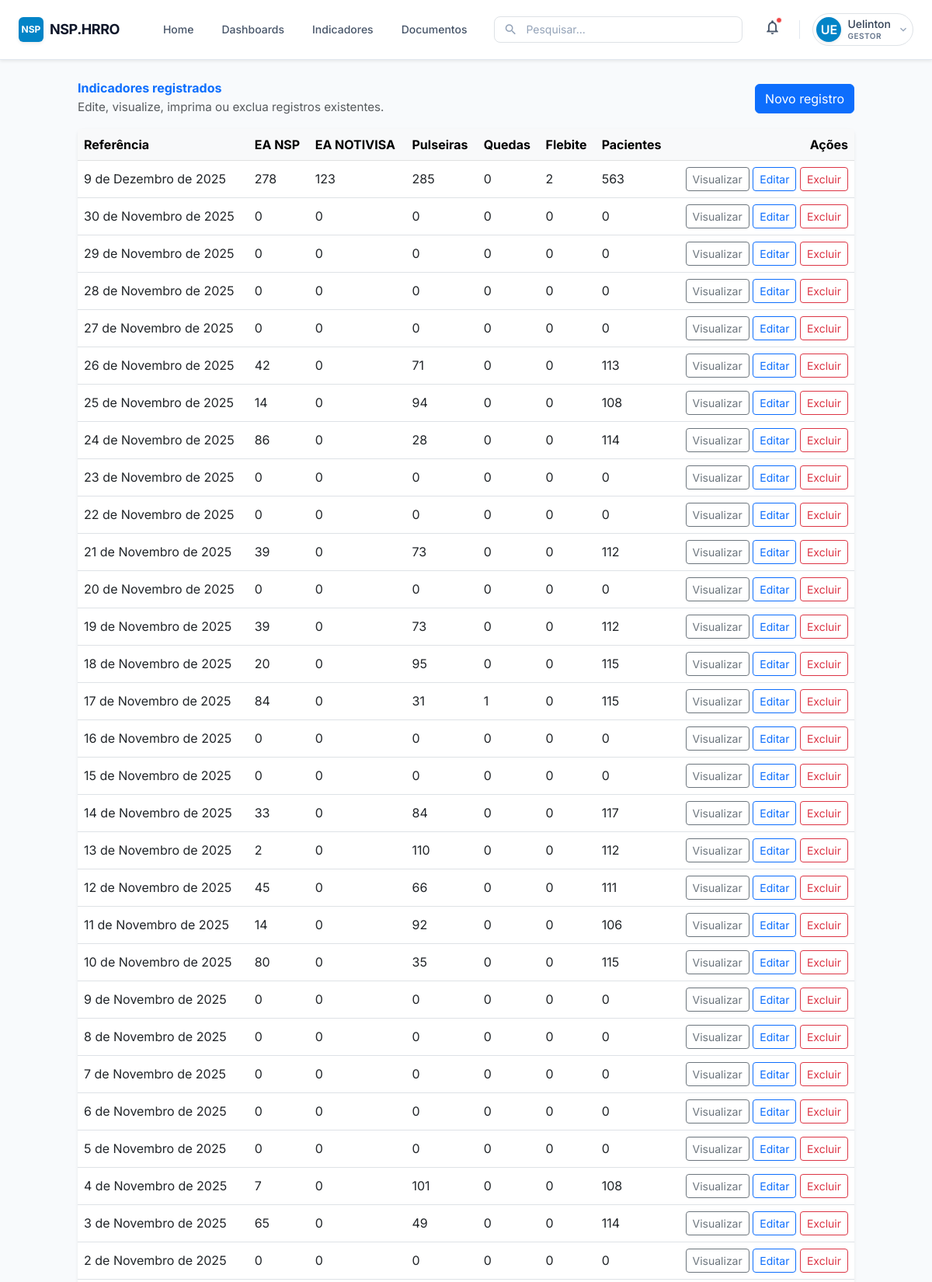
Screenshot of /indicadores/ (signed in, upper part) with the database file from the repository.
### core/models.py (models this page shows, shortened)
class MetricEntry(models.Model):
    referencia = models.DateField(default=timezone.now)
    total_ea_nsp = models.PositiveIntegerField()
    total_ea_notivisa = models.PositiveIntegerField()
    total_pulseiras = models.PositiveIntegerField()
    total_ea_queda = models.PositiveIntegerField()
    total_ea_flebite = models.PositiveIntegerField()
    taxa_conformidade = models.DecimalField(max_digits=5, decimal_places=2)
    total_pacientes = models.PositiveIntegerField()
    created_at = models.DateTimeField(auto_now_add=True)
    class Meta:
        ordering = ["-created_at"]

### core/views.py (the view)
# urls.py: path("indicadores/", indicadores, name="indicadores"),
@login_required
def indicadores(request):
    registros = MetricEntry.objects.order_by("-referencia", "-created_at")
    return render(request, "nsp/indicadores.html", {"registros": registros})

### templates/nsp/indicadores.html (shortened to what this page needs)
{% extends "nsp/base.html" %}
{% block content %}
<div class="container py-4">
  <div class="d-flex flex-column flex-md-row justify-content-between align-items-center mb-3">
    <div>
      <h3 class="mb-1 fw-bold text-primary">Indicadores registrados</h3>
      <p class="text-muted mb-0" style="font-size: 0.95rem;">Edite, visualize, imprima ou exclua registros existentes.</p>
    </div>
    <a href="{% url 'coleta' %}" class="btn btn-primary">Novo registro</a>
  </div>
  <div class="card border-0 shadow-sm">
    <div class="card-body p-0">
      <div class="table-responsive">
        <table class="table align-middle mb-0">
          <thead class="table-light">
            <tr>
              <th>Referência</th>
              <th>EA NSP</th>
              <th>EA NOTIVISA</th>
              <th>Pulseiras</th>
              <th>Quedas</th>
              <th>Flebite</th>
              <th>Pacientes</th>
              <th class="text-end">Ações</th>
            </tr>
          </thead>
          <tbody>
            {% for r in registros %}
            <tr>
              <td>{{ r.referencia }}</td>
              <td>{{ r.total_ea_nsp }}</td>
              <td>{{ r.total_ea_notivisa }}</td>
              <td>{{ r.total_pulseiras }}</td>
              <td>{{ r.total_ea_queda }}</td>
              <td>{{ r.total_ea_flebite }}</td>
              <td>{{ r.total_pacientes }}</td>
              <td class="text-end">
                <a href="{% url 'indicador_detail' r.id %}" class="btn btn-sm btn-outline-secondary">Visualizar</a>
                <a href="{% url 'coleta_edit' r.id %}" class="btn btn-sm btn-outline-primary">Editar</a>
                <form action="{% url 'indicador_excluir' r.id %}" method="post" class="d-inline" onsubmit="return confirm('Excluir este registro?');">
                  <button type="submit" class="btn btn-sm btn-outline-danger">Excluir</button>
                </form>
              </td>
            </tr>
            {% empty %}
            <tr>
              <td colspan="8" class="text-center text-muted py-4">Nenhum indicador cadastrado.</td>
            </tr>
            {% endfor %}
          </tbody>
        </table>
      </div>
    </div>
  </div>
</div>
{% endblock %}

### templates/nsp/base.html (shortened to what this page needs)
<!DOCTYPE html>
<html lang="pt-BR">
<head>
    <script src="https://cdn.tailwindcss.com"></script>
    <link href="https://cdn.jsdelivr.net/npm/bootstrap@5.3.0/dist/css/bootstrap.min.css" rel="stylesheet">
    <link href="https://cdn.jsdelivr.net/npm/bootstrap-icons@1.11.1/font/bootstrap-icons.css" rel="stylesheet">
</head>
<body class="bg-slate-50 text-slate-800">
    {% if request.path|default:"" != "/login/" %}
    <nav class="fixed top-0 left-0 w-full bg-white border-b border-slate-200 z-50 shadow-sm">
        <div class="mx-auto max-w-7xl px-4 py-3 flex items-center justify-between">
            <div class="flex items-center gap-3">
                <div class="flex items-center gap-2 cursor-pointer" onclick="window.location.href='{% url 'home' %}'">
                    <div class="w-8 h-8 bg-sky-600 rounded-md flex items-center justify-center text-white font-bold text-xs shadow-sm">
                        NSP
                    </div>
                    <span class="text-slate-900 font-bold tracking-tight text-lg">NSP.HRRO</span>
                </div>
                <div class="hidden md:flex items-center gap-1 ml-6">
                    <a href="{% url 'home' %}" class="px-3 py-2 text-sm font-medium text-slate-600 rounded-md hover:text-sky-700 hover:bg-slate-50 transition-colors">Home</a>
                    <a href="{% url 'dashboard' %}" class="px-3 py-2 text-sm font-medium text-slate-600 rounded-md hover:text-sky-700 hover:bg-slate-50 transition-colors">Dashboards</a>
                    <a href="{% url 'coleta' %}" class="px-3 py-2 text-sm font-medium text-slate-600 rounded-md hover:text-sky-700 hover:bg-slate-50 transition-colors">Indicadores</a>
                    <a href="#" class="px-3 py-2 text-sm font-medium text-slate-600 rounded-md hover:text-sky-700 hover:bg-slate-50 transition-colors">Documentos</a>
                </div>
            </div>
            <div class="hidden md:block w-80">
                <div class="relative">
                    <span class="absolute inset-y-0 left-0 flex items-center pl-3 text-slate-400">
                        <span class="material-icons" style="font-size: 18px;">search</span>
                    </span>
                    <input type="text" placeholder="Pesquisar..." class="w-full rounded-lg border border-slate-300 pl-10 pr-4 py-1.5 text-sm placeholder-slate-400 focus:outline-none focus:ring-2 focus:ring-sky-500 focus:border-transparent transition-shadow">
                </div>
            </div>
            <div class="flex items-center gap-3 md:gap-4">
                <button class="relative p-2 text-slate-600 hover:bg-slate-100 rounded-full transition-colors">
                    <span class="material-icons" style="font-size: 22px;">notifications_none</span>
                    <span class="absolute top-1.5 right-1.5 w-2 h-2 bg-red-500 rounded-full border border-white"></span>
                </button>
                <div class="relative group">
                    <button class="flex items-center gap-2 p-1 pr-2 rounded-full hover:bg-slate-50 border border-transparent hover:border-slate-200 transition-all">
                        <div class="w-8 h-8 rounded-full shadow-sm bg-sky-600 text-white flex items-center justify-center font-semibold">
                            {{ request.user.username|default:'U'|slice:":2"|upper }}
                        </div>
                        <div class="hidden md:flex flex-col items-start">
                            <span class="text-sm font-medium text-slate-700 leading-tight">{{ request.user.username|default:'Usuário' }}</span>
                            <span class="text-[10px] text-slate-500 uppercase tracking-wider font-semibold">Gestor</span>
                        </div>
                        <span class="material-icons text-slate-400 hidden md:block" style="font-size: 16px;">expand_more</span>
                    </button>
                </div>
            </div>
        </div>
    </nav>
    {% endif %}
    {% if request.path|default:"" != "/login/" %}
    <main class="pt-20 pb-10 px-4 max-w-7xl mx-auto">
    {% else %}
    <main>
    {% endif %}
        {% block content %}{% endblock %}
    </main>
</body>
</html>

### templates/nsp/base.html (style rules this page uses)
body { font-family: 'Inter', sans-serif; }

### rows the page displays
MetricEntry: referencia "9 de Dezembro de 2025", total_ea_nsp "278", total_ea_notivisa "123", total_pulseiras "285", total_ea_queda "0", total_ea_flebite "2", total_pacientes "563"
MetricEntry: referencia "30 de Novembro de 2025", total_ea_nsp "0", total_ea_notivisa "0", total_pulseiras "0", total_ea_queda "0", total_ea_flebite "0", total_pacientes "0"
MetricEntry: referencia "29 de Novembro de 2025", total_ea_nsp "0", total_ea_notivisa "0", total_pulseiras "0", total_ea_queda "0", total_ea_flebite "0", total_pacientes "0"
MetricEntry: referencia "28 de Novembro de 2025", total_ea_nsp "0", total_ea_notivisa "0", total_pulseiras "0", total_ea_queda "0", total_ea_flebite "0", total_pacientes "0"
MetricEntry: referencia "27 de Novembro de 2025", total_ea_nsp "0", total_ea_notivisa "0", total_pulseiras "0", total_ea_queda "0", total_ea_flebite "0", total_pacientes "0"
MetricEntry: referencia "26 de Novembro de 2025", total_ea_nsp "42", total_ea_notivisa "0", total_pulseiras "71", total_ea_queda "0", total_ea_flebite "0", total_pacientes "113"
MetricEntry: referencia "25 de Novembro de 2025", total_ea_nsp "14", total_ea_notivisa "0", total_pulseiras "94", total_ea_queda "0", total_ea_flebite "0", total_pacientes "108"
MetricEntry: referencia "24 de Novembro de 2025", total_ea_nsp "86", total_ea_notivisa "0", total_pulseiras "28", total_ea_queda "0", total_ea_flebite "0", total_pacientes "114"
MetricEntry: referencia "23 de Novembro de 2025", total_ea_nsp "0", total_ea_notivisa "0", total_pulseiras "0", total_ea_queda "0", total_ea_flebite "0", total_pacientes "0"
MetricEntry: referencia "22 de Novembro de 2025", total_ea_nsp "0", total_ea_notivisa "0", total_pulseiras "0", total_ea_queda "0", total_ea_flebite "0", total_pacientes "0"
MetricEntry: referencia "21 de Novembro de 2025", total_ea_nsp "39", total_ea_notivisa "0", total_pulseiras "73", total_ea_queda "0", total_ea_flebite "0", total_pacientes "112"
MetricEntry: referencia "20 de Novembro de 2025", total_ea_nsp "0", total_ea_notivisa "0", total_pulseiras "0", total_ea_queda "0", total_ea_flebite "0", total_pacientes "0"
MetricEntry: referencia "19 de Novembro de 2025", total_ea_nsp "39", total_ea_notivisa "0", total_pulseiras "73", total_ea_queda "0", total_ea_flebite "0", total_pacientes "112"
MetricEntry: referencia "18 de Novembro de 2025", total_ea_nsp "20", total_ea_notivisa "0", total_pulseiras "95", total_ea_queda "0", total_ea_flebite "0", total_pacientes "115"
MetricEntry: referencia "17 de Novembro de 2025", total_ea_nsp "84", total_ea_notivisa "0", total_pulseiras "31", total_ea_queda "1", total_ea_flebite "0", total_pacientes "115"
MetricEntry: referencia "16 de Novembro de 2025", total_ea_nsp "0", total_ea_notivisa "0", total_pulseiras "0", total_ea_queda "0", total_ea_flebite "0", total_pacientes "0"
MetricEntry: referencia "15 de Novembro de 2025", total_ea_nsp "0", total_ea_notivisa "0", total_pulseiras "0", total_ea_queda "0", total_ea_flebite "0", total_pacientes "0"
MetricEntry: referencia "14 de Novembro de 2025", total_ea_nsp "33", total_ea_notivisa "0", total_pulseiras "84", total_ea_queda "0", total_ea_flebite "0", total_pacientes "117"
MetricEntry: referencia "13 de Novembro de 2025", total_ea_nsp "2", total_ea_notivisa "0", total_pulseiras "110", total_ea_queda "0", total_ea_flebite "0", total_pacientes "112"
MetricEntry: referencia "12 de Novembro de 2025", total_ea_nsp "45", total_ea_notivisa "0", total_pulseiras "66", total_ea_queda "0", total_ea_flebite "0", total_pacientes "111"
MetricEntry: referencia "11 de Novembro de 2025", total_ea_nsp "14", total_ea_notivisa "0", total_pulseiras "92", total_ea_queda "0", total_ea_flebite "0", total_pacientes "106"
MetricEntry: referencia "10 de Novembro de 2025", total_ea_nsp "80", total_ea_notivisa "0", total_pulseiras "35", total_ea_queda "0", total_ea_flebite "0", total_pacientes "115"
MetricEntry: referencia "9 de Novembro de 2025", total_ea_nsp "0", total_ea_notivisa "0", total_pulseiras "0", total_ea_queda "0", total_ea_flebite "0", total_pacientes "0"
MetricEntry: referencia "8 de Novembro de 2025", total_ea_nsp "0", total_ea_notivisa "0", total_pulseiras "0", total_ea_queda "0", total_ea_flebite "0", total_pacientes "0"
MetricEntry: referencia "7 de Novembro de 2025", total_ea_nsp "0", total_ea_notivisa "0", total_pulseiras "0", total_ea_queda "0", total_ea_flebite "0", total_pacientes "0"
MetricEntry: referencia "6 de Novembro de 2025", total_ea_nsp "0", total_ea_notivisa "0", total_pulseiras "0", total_ea_queda "0", total_ea_flebite "0", total_pacientes "0"
MetricEntry: referencia "5 de Novembro de 2025", total_ea_nsp "0", total_ea_notivisa "0", total_pulseiras "0", total_ea_queda "0", total_ea_flebite "0", total_pacientes "0"
MetricEntry: referencia "4 de Novembro de 2025", total_ea_nsp "7", total_ea_notivisa "0", total_pulseiras "101", total_ea_queda "0", total_ea_flebite "0", total_pacientes "108"
MetricEntry: referencia "3 de Novembro de 2025", total_ea_nsp "65", total_ea_notivisa "0", total_pulseiras "49", total_ea_queda "0", total_ea_flebite "0", total_pacientes "114"
MetricEntry: referencia "2 de Novembro de 2025", total_ea_nsp "0", total_ea_notivisa "0", total_pulseiras "0", total_ea_queda "0", total_ea_flebite "0", total_pacientes "0"

### other values shown
{{ request.user.username|default:'U'|slice:":2"|upper }} "UE"
{{ request.user.username|default:'Usuário' }} "Uelinton"
